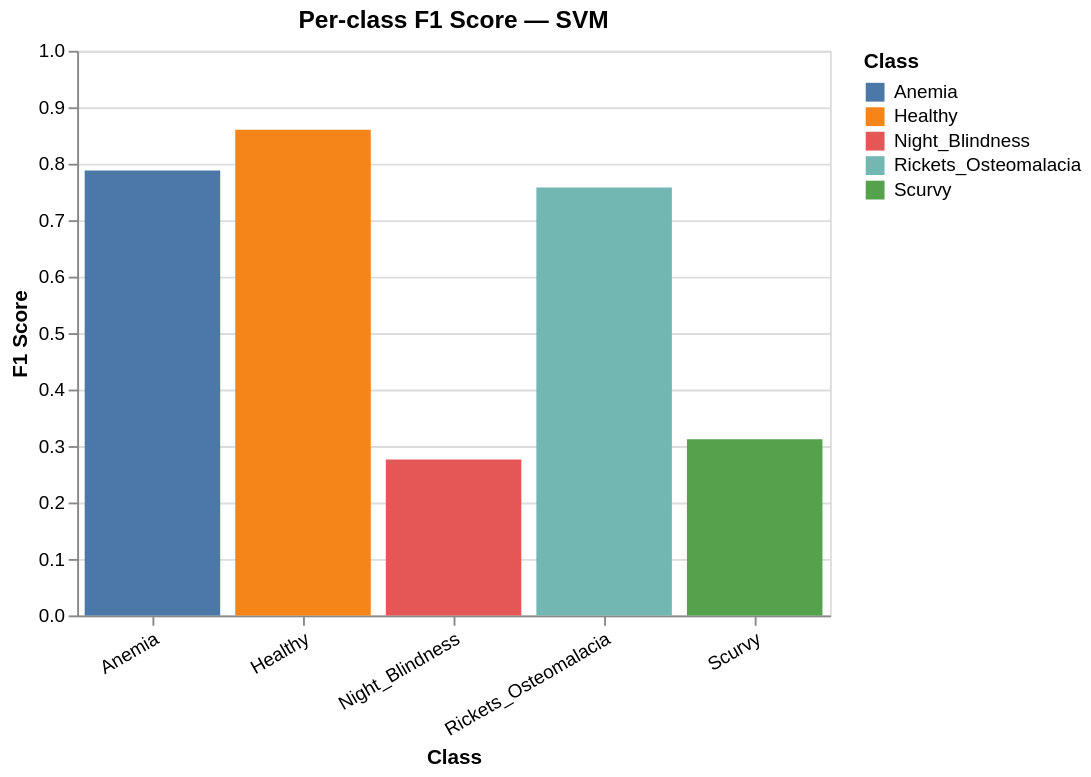

The code cell stored with this chart in its notebook:
### Code cell
# Per-class F1
f1_scores = f1_score(y_val, y_val_pred, average=None, labels=classes)
data = pd.DataFrame({'Class': classes, 'F1 Score': f1_scores.round(3)})
chart = alt.Chart(data).mark_bar().encode(
    x=alt.X('Class:N', axis=alt.Axis(labelAngle=-30)),
    y=alt.Y('F1 Score:Q', scale=alt.Scale(domain=[0, 1])),
    color=alt.Color('Class:N', scale=alt.Scale(scheme='tableau10')),
    tooltip=['Class', alt.Tooltip('F1 Score:Q', format='.3f')]
).properties(width=400, height=300, title='Per-class F1 Score — SVM')
chart

### Figure 1 — Vega-Lite specification as saved in the notebook (floating-point values rounded to 4 significant figures)
{"config": {"view": {"continuousWidth": 300, "continuousHeight": 300}}, "data": {"name": "data-0715a3b753136ef4f8fcde75c6dcef02"}, "mark": {"type": "bar"}, "encoding": {"color": {"field": "Class", "scale": {"scheme": "tableau10"}, "type": "nominal"}, "tooltip": [{"field": "Class", "type": "nominal"}, {"field": "F1 Score", "format": ".3f", "type": "quantitative"}], "x": {"axis": {"labelAngle": -30}, "field": "Class", "type": "nominal"}, "y": {"field": "F1 Score", "scale": {"domain": [0, 1]}, "type": "quantitative"}}, "height": 300, "title": "Per-class F1 Score — SVM", "width": 400, "$schema": "https://vega.github.io/schema/vega-lite/v5.20.1.json", "datasets": {"data-0715a3b753136ef4f8fcde75c6dcef02": [{"Class": "Anemia", "F1 Score": 0.788}, {"Class": "Healthy", "F1 Score": 0.86}, {"Class": "Night_Blindness", "F1 Score": 0.276}, {"Class": "Rickets_Osteomalacia", "F1 Score": 0.758}, {"Class": "Scurvy", "F1 Score": 0.312}]}}
